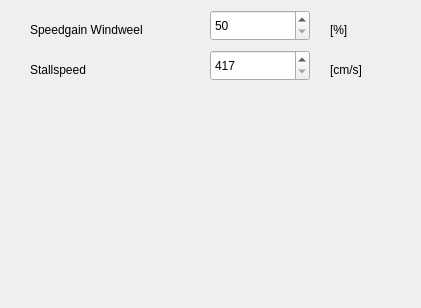
<?xml version="1.0" encoding="UTF-8"?>
<ui version="4.0">
 <class>VelocityFrame6015</class>
 <widget class="QWidget" name="VelocityFrame6015">
  <property name="geometry">
   <rect>
    <x>0</x>
    <y>0</y>
    <width>421</width>
    <height>308</height>
   </rect>
  </property>
  <property name="windowTitle">
   <string>Velocity</string>
  </property>
  <widget class="QLabel" name="textLabel_Windweel">
   <property name="geometry">
    <rect>
     <x>30</x>
     <y>20</y>
     <width>153</width>
     <height>20</height>
    </rect>
   </property>
   <property name="text">
    <string>Speedgain Windweel</string>
   </property>
   <property name="wordWrap">
    <bool>false</bool>
   </property>
  </widget>
  <widget class="QLabel" name="textLabel_StallspeedUnit">
   <property name="geometry">
    <rect>
     <x>330</x>
     <y>60</y>
     <width>67</width>
     <height>20</height>
    </rect>
   </property>
   <property name="text">
    <string>[cm/s]</string>
   </property>
   <property name="wordWrap">
    <bool>false</bool>
   </property>
  </widget>
  <widget class="QLabel" name="textLabel_Stallspeed">
   <property name="geometry">
    <rect>
     <x>30</x>
     <y>60</y>
     <width>144</width>
     <height>20</height>
    </rect>
   </property>
   <property name="text">
    <string>Stallspeed</string>
   </property>
   <property name="wordWrap">
    <bool>false</bool>
   </property>
  </widget>
  <widget class="QSpinBox" name="spinBox_Windweel">
   <property name="enabled">
    <bool>true</bool>
   </property>
   <property name="geometry">
    <rect>
     <x>210</x>
     <y>10</y>
     <width>100</width>
     <height>31</height>
    </rect>
   </property>
   <property name="minimum">
    <number>50</number>
   </property>
   <property name="maximum">
    <number>150</number>
   </property>
   <property name="value">
    <number>50</number>
   </property>
  </widget>
  <widget class="QLabel" name="textLabel_WindweelUnit">
   <property name="geometry">
    <rect>
     <x>330</x>
     <y>20</y>
     <width>67</width>
     <height>20</height>
    </rect>
   </property>
   <property name="text">
    <string>[%]</string>
   </property>
   <property name="wordWrap">
    <bool>false</bool>
   </property>
  </widget>
  <widget class="QSpinBox" name="spinBox_Stallspeed">
   <property name="geometry">
    <rect>
     <x>210</x>
     <y>50</y>
     <width>100</width>
     <height>31</height>
    </rect>
   </property>
   <property name="minimum">
    <number>417</number>
   </property>
   <property name="maximum">
    <number>2778</number>
   </property>
  </widget>
 </widget>
 <layoutdefault spacing="6" margin="11"/>
 <resources/>
 <connections/>
</ui>
